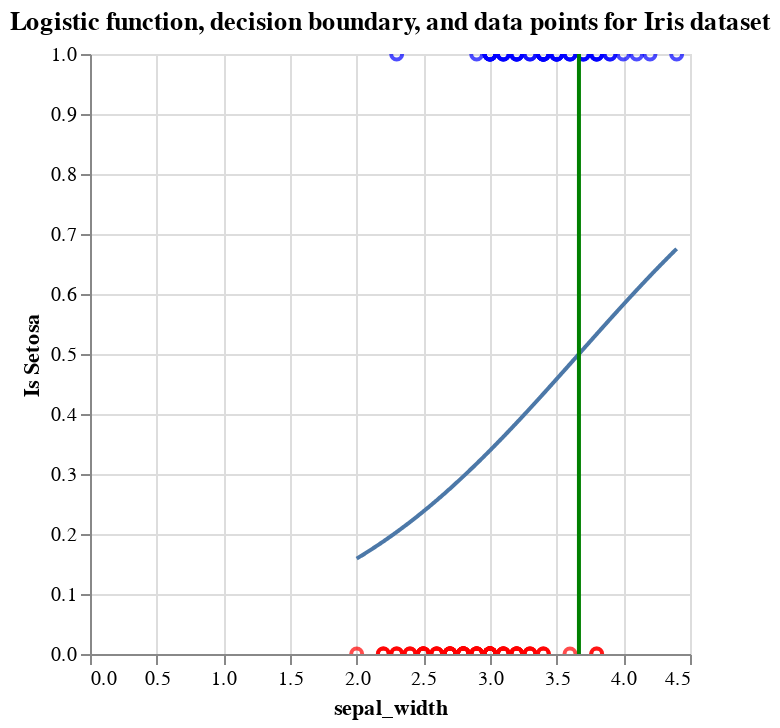

Here is the notebook cell this chart was saved with:
### Markdown cell above
## Visualizing the decision boundary with datapoints

Prompt:

> i'm not seeing the datapoints. please redo so i can see this example with all the datapoints and the decision boundary colored with different colors on either side

Result:

Sure, I can modify the code to include the actual data points and color them according to their true labels. Additionally, the decision boundary will be presented as a vertical line dividing the data points into two groups.

In this code, I've added an additional plot that uses the actual data points from the iris dataset. The points are colored according to their true labels (red for non-setosa and blue for setosa), and the logistic function and decision boundary are overlaid on top of the data points. The decision boundary is shown as a green line. You can interact with the plot to zoom in and explore the data points, logistic function, and decision boundary in more detail.

### Code cell
import altair as alt
import numpy as np
import pandas as pd
import seaborn as sns
from sklearn.linear_model import LogisticRegression

# Load the iris dataset
iris = sns.load_dataset("iris")

# Create a binary target variable
iris['is_setosa'] = (iris['species'] == 'setosa').astype(int)

# Fit the logistic regression model
model = LogisticRegression(solver='liblinear')
model.fit(iris[['sepal_width']], iris['is_setosa'])

# Create an array of x values
x = np.linspace(iris['sepal_width'].min(), iris['sepal_width'].max(), 400)

# Compute the corresponding y values using model.predict_proba
y = model.predict_proba(x.reshape(-1, 1))[:, 1]

# Create a pandas DataFrame
df = pd.DataFrame({
    'sepal_width': x,
    'probability': y,
})

# Define the decision boundary
decision_boundary = -model.intercept_[0] / model.coef_[0][0]

# Create a DataFrame for the decision boundary
df_boundary = pd.DataFrame({
    'sepal_width': [decision_boundary, decision_boundary],
    'probability': [0, 1],
})

# Generate the plot for data points
points = alt.Chart(iris).mark_point().encode(
    x='sepal_width',
    y=alt.Y('is_setosa:Q', scale=alt.Scale(domain=[0, 1]), title='Is Setosa'),
    color=alt.Color('is_setosa:N', scale=alt.Scale(domain=[0, 1], range=['red', 'blue']), legend=None)
).properties(
    title='Logistic function, decision boundary, and data points for Iris dataset'
)

# Generate the plot for the logistic function
line = alt.Chart(df).mark_line().encode(
    x='sepal_width',
    y=alt.Y('probability', scale=alt.Scale(domain=[0, 1]))
)

# Generate the decision boundary line
boundary_line = alt.Chart(df_boundary).mark_line(color='green').encode(
    x='sepal_width',
    y=alt.Y('probability', scale=alt.Scale(domain=[0, 1]))
)

# Combine the plot, the boundary line, and data points
(points + line + boundary_line).interactive()

### Figure 1 — Vega-Lite specification as saved in the notebook (floating-point values rounded to 4 significant figures; data arrays with more than 128 entries replaced by an {"elided": "..."} marker saying what was removed)
{"config": {"view": {"continuousWidth": 300, "continuousHeight": 300}}, "layer": [{"data": {"name": "data-f0c26076b9536bd448c4517e09a0a3cb"}, "mark": {"type": "point"}, "encoding": {"color": {"field": "is_setosa", "legend": null, "scale": {"domain": [0, 1], "range": ["red", "blue"]}, "type": "nominal"}, "x": {"field": "sepal_width", "type": "quantitative"}, "y": {"field": "is_setosa", "scale": {"domain": [0, 1]}, "title": "Is Setosa", "type": "quantitative"}}, "name": "view_5", "title": "Logistic function, decision boundary, and data points for Iris dataset"}, {"data": {"name": "data-df02920148e87b69af8c684d829e0533"}, "mark": {"type": "line"}, "encoding": {"x": {"field": "sepal_width", "type": "quantitative"}, "y": {"field": "probability", "scale": {"domain": [0, 1]}, "type": "quantitative"}}}, {"data": {"name": "data-20d41d41ee515ddf7e041e15f0f4fcbb"}, "mark": {"type": "line", "color": "green"}, "encoding": {"x": {"field": "sepal_width", "type": "quantitative"}, "y": {"field": "probability", "scale": {"domain": [0, 1]}, "type": "quantitative"}}}], "params": [{"name": "param_5", "select": {"type": "interval", "encodings": ["x", "y"]}, "bind": "scales", "views": ["view_5"]}], "$schema": "https://vega.github.io/schema/vega-lite/v5.8.0.json", "datasets": {"data-f0c26076b9536bd448c4517e09a0a3cb": {"elided": "150 records"}, "data-df02920148e87b69af8c684d829e0533": {"elided": "400 records"}, "data-20d41d41ee515ddf7e041e15f0f4fcbb": [{"sepal_width": 3.667, "probability": 0}, {"sepal_width": 3.667, "probability": 1}]}}
